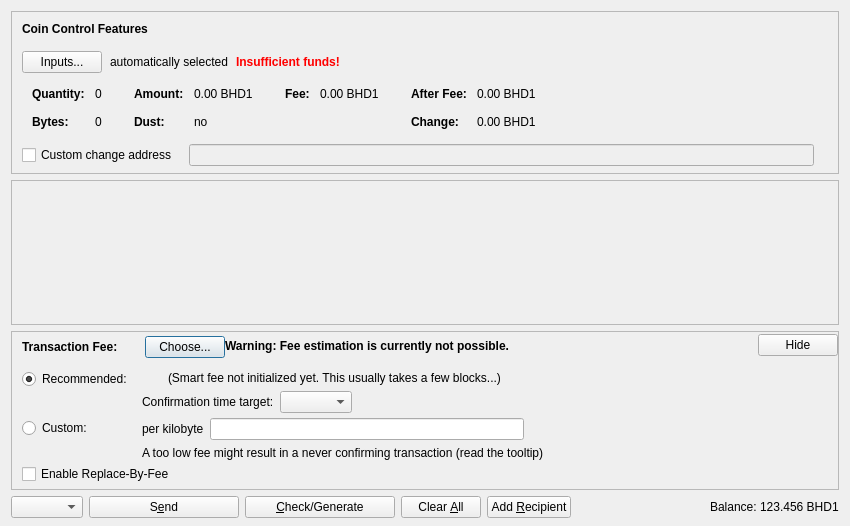
<?xml version="1.0" encoding="UTF-8"?>
<ui version="4.0">
 <class>SendCoinsDialog</class>
 <widget class="QDialog" name="SendCoinsDialog">
  <property name="geometry">
   <rect>
    <x>0</x>
    <y>0</y>
    <width>850</width>
    <height>526</height>
   </rect>
  </property>
  <property name="windowTitle">
   <string>Send Coins</string>
  </property>
  <layout class="QVBoxLayout" name="verticalLayout" stretch="0,1,0,0">
   <property name="bottomMargin">
    <number>8</number>
   </property>
   <item>
    <widget class="QFrame" name="frameCoinControl">
     <property name="sizePolicy">
      <sizepolicy hsizetype="Expanding" vsizetype="Expanding">
       <horstretch>0</horstretch>
       <verstretch>0</verstretch>
      </sizepolicy>
     </property>
     <property name="maximumSize">
      <size>
       <width>16777215</width>
       <height>16777215</height>
      </size>
     </property>
     <property name="frameShape">
      <enum>QFrame::StyledPanel</enum>
     </property>
     <property name="frameShadow">
      <enum>QFrame::Sunken</enum>
     </property>
     <layout class="QVBoxLayout" name="verticalLayoutCoinControl2">
      <property name="spacing">
       <number>0</number>
      </property>
      <property name="leftMargin">
       <number>0</number>
      </property>
      <property name="topMargin">
       <number>0</number>
      </property>
      <property name="rightMargin">
       <number>0</number>
      </property>
      <property name="bottomMargin">
       <number>6</number>
      </property>
      <item>
       <layout class="QVBoxLayout" name="verticalLayoutCoinControl" stretch="0,0,0,0,1">
        <property name="spacing">
         <number>0</number>
        </property>
        <property name="leftMargin">
         <number>10</number>
        </property>
        <property name="topMargin">
         <number>10</number>
        </property>
        <item>
         <layout class="QHBoxLayout" name="horizontalLayoutCoinControl1">
          <property name="bottomMargin">
           <number>15</number>
          </property>
          <item>
           <widget class="QLabel" name="labelCoinControlFeatures">
            <property name="sizePolicy">
             <sizepolicy hsizetype="Preferred" vsizetype="Maximum">
              <horstretch>0</horstretch>
              <verstretch>0</verstretch>
             </sizepolicy>
            </property>
            <property name="font">
             <font>
              <weight>75</weight>
              <bold>true</bold>
             </font>
            </property>
            <property name="styleSheet">
             <string notr="true">font-weight:bold;</string>
            </property>
            <property name="text">
             <string>Coin Control Features</string>
            </property>
           </widget>
          </item>
         </layout>
        </item>
        <item>
         <layout class="QHBoxLayout" name="horizontalLayoutCoinControl2" stretch="0,0,0,0">
          <property name="spacing">
           <number>8</number>
          </property>
          <property name="bottomMargin">
           <number>10</number>
          </property>
          <item>
           <widget class="QPushButton" name="pushButtonCoinControl">
            <property name="styleSheet">
             <string notr="true"/>
            </property>
            <property name="text">
             <string>Inputs...</string>
            </property>
            <property name="autoDefault">
             <bool>false</bool>
            </property>
           </widget>
          </item>
          <item>
           <widget class="QLabel" name="labelCoinControlAutomaticallySelected">
            <property name="text">
             <string>automatically selected</string>
            </property>
            <property name="margin">
             <number>5</number>
            </property>
           </widget>
          </item>
          <item>
           <widget class="QLabel" name="labelCoinControlInsuffFunds">
            <property name="font">
             <font>
              <weight>75</weight>
              <bold>true</bold>
             </font>
            </property>
            <property name="styleSheet">
             <string notr="true">color:red;font-weight:bold;</string>
            </property>
            <property name="text">
             <string>Insufficient funds!</string>
            </property>
            <property name="margin">
             <number>5</number>
            </property>
           </widget>
          </item>
          <item>
           <spacer name="horizontalSpacerCoinControl">
            <property name="orientation">
             <enum>Qt::Horizontal</enum>
            </property>
            <property name="sizeHint" stdset="0">
             <size>
              <width>40</width>
              <height>1</height>
             </size>
            </property>
           </spacer>
          </item>
         </layout>
        </item>
        <item>
         <widget class="QWidget" name="widgetCoinControl" native="true">
          <property name="sizePolicy">
           <sizepolicy hsizetype="Preferred" vsizetype="Preferred">
            <horstretch>0</horstretch>
            <verstretch>0</verstretch>
           </sizepolicy>
          </property>
          <property name="minimumSize">
           <size>
            <width>0</width>
            <height>0</height>
           </size>
          </property>
          <property name="styleSheet">
           <string notr="true"/>
          </property>
          <layout class="QHBoxLayout" name="horizontalLayoutCoinControl5">
           <property name="leftMargin">
            <number>0</number>
           </property>
           <property name="topMargin">
            <number>0</number>
           </property>
           <property name="rightMargin">
            <number>0</number>
           </property>
           <property name="bottomMargin">
            <number>0</number>
           </property>
           <item>
            <layout class="QHBoxLayout" name="horizontalLayoutCoinControl3" stretch="0,0,0,1">
             <property name="spacing">
              <number>20</number>
             </property>
             <property name="topMargin">
              <number>0</number>
             </property>
             <property name="bottomMargin">
              <number>10</number>
             </property>
             <item>
              <layout class="QFormLayout" name="formLayoutCoinControl1">
               <property name="horizontalSpacing">
                <number>10</number>
               </property>
               <property name="verticalSpacing">
                <number>14</number>
               </property>
               <property name="leftMargin">
                <number>10</number>
               </property>
               <property name="topMargin">
                <number>4</number>
               </property>
               <property name="rightMargin">
                <number>6</number>
               </property>
               <item row="0" column="0">
                <widget class="QLabel" name="labelCoinControlQuantityText">
                 <property name="font">
                  <font>
                   <weight>75</weight>
                   <bold>true</bold>
                  </font>
                 </property>
                 <property name="text">
                  <string>Quantity:</string>
                 </property>
                 <property name="margin">
                  <number>0</number>
                 </property>
                </widget>
               </item>
               <item row="0" column="1">
                <widget class="QLabel" name="labelCoinControlQuantity">
                 <property name="cursor">
                  <cursorShape>IBeamCursor</cursorShape>
                 </property>
                 <property name="contextMenuPolicy">
                  <enum>Qt::ActionsContextMenu</enum>
                 </property>
                 <property name="text">
                  <string notr="true">0</string>
                 </property>
                 <property name="margin">
                  <number>0</number>
                 </property>
                 <property name="textInteractionFlags">
                  <set>Qt::LinksAccessibleByMouse|Qt::TextSelectableByKeyboard|Qt::TextSelectableByMouse</set>
                 </property>
                </widget>
               </item>
               <item row="1" column="0">
                <widget class="QLabel" name="labelCoinControlBytesText">
                 <property name="font">
                  <font>
                   <weight>75</weight>
                   <bold>true</bold>
                  </font>
                 </property>
                 <property name="text">
                  <string>Bytes:</string>
                 </property>
                </widget>
               </item>
               <item row="1" column="1">
                <widget class="QLabel" name="labelCoinControlBytes">
                 <property name="cursor">
                  <cursorShape>IBeamCursor</cursorShape>
                 </property>
                 <property name="contextMenuPolicy">
                  <enum>Qt::ActionsContextMenu</enum>
                 </property>
                 <property name="text">
                  <string notr="true">0</string>
                 </property>
                 <property name="textInteractionFlags">
                  <set>Qt::LinksAccessibleByMouse|Qt::TextSelectableByKeyboard|Qt::TextSelectableByMouse</set>
                 </property>
                </widget>
               </item>
              </layout>
             </item>
             <item>
              <layout class="QFormLayout" name="formLayoutCoinControl2">
               <property name="horizontalSpacing">
                <number>10</number>
               </property>
               <property name="verticalSpacing">
                <number>14</number>
               </property>
               <property name="leftMargin">
                <number>6</number>
               </property>
               <property name="topMargin">
                <number>4</number>
               </property>
               <property name="rightMargin">
                <number>6</number>
               </property>
               <item row="0" column="0">
                <widget class="QLabel" name="labelCoinControlAmountText">
                 <property name="font">
                  <font>
                   <weight>75</weight>
                   <bold>true</bold>
                  </font>
                 </property>
                 <property name="text">
                  <string>Amount:</string>
                 </property>
                 <property name="margin">
                  <number>0</number>
                 </property>
                </widget>
               </item>
               <item row="0" column="1">
                <widget class="QLabel" name="labelCoinControlAmount">
                 <property name="cursor">
                  <cursorShape>IBeamCursor</cursorShape>
                 </property>
                 <property name="contextMenuPolicy">
                  <enum>Qt::ActionsContextMenu</enum>
                 </property>
                 <property name="text">
                  <string notr="true">0.00 BHD1</string>
                 </property>
                 <property name="textInteractionFlags">
                  <set>Qt::LinksAccessibleByMouse|Qt::TextSelectableByKeyboard|Qt::TextSelectableByMouse</set>
                 </property>
                </widget>
               </item>
               <item row="1" column="0">
                <widget class="QLabel" name="labelCoinControlLowOutputText">
                 <property name="font">
                  <font>
                   <weight>75</weight>
                   <bold>true</bold>
                  </font>
                 </property>
                 <property name="text">
                  <string>Dust:</string>
                 </property>
                </widget>
               </item>
               <item row="1" column="1">
                <widget class="QLabel" name="labelCoinControlLowOutput">
                 <property name="cursor">
                  <cursorShape>IBeamCursor</cursorShape>
                 </property>
                 <property name="contextMenuPolicy">
                  <enum>Qt::ActionsContextMenu</enum>
                 </property>
                 <property name="text">
                  <string notr="true">no</string>
                 </property>
                 <property name="textInteractionFlags">
                  <set>Qt::LinksAccessibleByMouse|Qt::TextSelectableByKeyboard|Qt::TextSelectableByMouse</set>
                 </property>
                </widget>
               </item>
              </layout>
             </item>
             <item>
              <layout class="QFormLayout" name="formLayoutCoinControl3">
               <property name="horizontalSpacing">
                <number>10</number>
               </property>
               <property name="verticalSpacing">
                <number>14</number>
               </property>
               <property name="leftMargin">
                <number>6</number>
               </property>
               <property name="topMargin">
                <number>4</number>
               </property>
               <property name="rightMargin">
                <number>6</number>
               </property>
               <item row="0" column="0">
                <widget class="QLabel" name="labelCoinControlFeeText">
                 <property name="font">
                  <font>
                   <weight>75</weight>
                   <bold>true</bold>
                  </font>
                 </property>
                 <property name="text">
                  <string>Fee:</string>
                 </property>
                 <property name="margin">
                  <number>0</number>
                 </property>
                </widget>
               </item>
               <item row="0" column="1">
                <widget class="QLabel" name="labelCoinControlFee">
                 <property name="cursor">
                  <cursorShape>IBeamCursor</cursorShape>
                 </property>
                 <property name="contextMenuPolicy">
                  <enum>Qt::ActionsContextMenu</enum>
                 </property>
                 <property name="text">
                  <string notr="true">0.00 BHD1</string>
                 </property>
                 <property name="textInteractionFlags">
                  <set>Qt::LinksAccessibleByMouse|Qt::TextSelectableByKeyboard|Qt::TextSelectableByMouse</set>
                 </property>
                </widget>
               </item>
              </layout>
             </item>
             <item>
              <layout class="QFormLayout" name="formLayoutCoinControl4">
               <property name="horizontalSpacing">
                <number>10</number>
               </property>
               <property name="verticalSpacing">
                <number>14</number>
               </property>
               <property name="leftMargin">
                <number>6</number>
               </property>
               <property name="topMargin">
                <number>4</number>
               </property>
               <property name="rightMargin">
                <number>6</number>
               </property>
               <item row="0" column="0">
                <widget class="QLabel" name="labelCoinControlAfterFeeText">
                 <property name="font">
                  <font>
                   <weight>75</weight>
                   <bold>true</bold>
                  </font>
                 </property>
                 <property name="text">
                  <string>After Fee:</string>
                 </property>
                 <property name="margin">
                  <number>0</number>
                 </property>
                </widget>
               </item>
               <item row="0" column="1">
                <widget class="QLabel" name="labelCoinControlAfterFee">
                 <property name="cursor">
                  <cursorShape>IBeamCursor</cursorShape>
                 </property>
                 <property name="contextMenuPolicy">
                  <enum>Qt::ActionsContextMenu</enum>
                 </property>
                 <property name="text">
                  <string notr="true">0.00 BHD1</string>
                 </property>
                 <property name="textInteractionFlags">
                  <set>Qt::LinksAccessibleByMouse|Qt::TextSelectableByKeyboard|Qt::TextSelectableByMouse</set>
                 </property>
                </widget>
               </item>
               <item row="1" column="0">
                <widget class="QLabel" name="labelCoinControlChangeText">
                 <property name="font">
                  <font>
                   <weight>75</weight>
                   <bold>true</bold>
                  </font>
                 </property>
                 <property name="text">
                  <string>Change:</string>
                 </property>
                </widget>
               </item>
               <item row="1" column="1">
                <widget class="QLabel" name="labelCoinControlChange">
                 <property name="cursor">
                  <cursorShape>IBeamCursor</cursorShape>
                 </property>
                 <property name="contextMenuPolicy">
                  <enum>Qt::ActionsContextMenu</enum>
                 </property>
                 <property name="text">
                  <string notr="true">0.00 BHD1</string>
                 </property>
                 <property name="textInteractionFlags">
                  <set>Qt::LinksAccessibleByMouse|Qt::TextSelectableByKeyboard|Qt::TextSelectableByMouse</set>
                 </property>
                </widget>
               </item>
              </layout>
             </item>
            </layout>
           </item>
          </layout>
         </widget>
        </item>
        <item>
         <layout class="QHBoxLayout" name="horizontalLayoutCoinControl4" stretch="0,0,0">
          <property name="spacing">
           <number>12</number>
          </property>
          <property name="sizeConstraint">
           <enum>QLayout::SetDefaultConstraint</enum>
          </property>
          <property name="topMargin">
           <number>5</number>
          </property>
          <property name="rightMargin">
           <number>5</number>
          </property>
          <item>
           <widget class="QCheckBox" name="checkBoxCoinControlChange">
            <property name="toolTip">
             <string>If this is activated, but the change address is empty or invalid, change will be sent to a newly generated address.</string>
            </property>
            <property name="text">
             <string>Custom change address</string>
            </property>
           </widget>
          </item>
          <item>
           <widget class="QValidatedLineEdit" name="lineEditCoinControlChange">
            <property name="enabled">
             <bool>false</bool>
            </property>
            <property name="sizePolicy">
             <sizepolicy hsizetype="Expanding" vsizetype="Fixed">
              <horstretch>0</horstretch>
              <verstretch>0</verstretch>
             </sizepolicy>
            </property>
           </widget>
          </item>
          <item>
           <widget class="QLabel" name="labelCoinControlChangeLabel">
            <property name="sizePolicy">
             <sizepolicy hsizetype="Preferred" vsizetype="Expanding">
              <horstretch>0</horstretch>
              <verstretch>0</verstretch>
             </sizepolicy>
            </property>
            <property name="minimumSize">
             <size>
              <width>0</width>
              <height>0</height>
             </size>
            </property>
            <property name="text">
             <string/>
            </property>
            <property name="margin">
             <number>3</number>
            </property>
           </widget>
          </item>
         </layout>
        </item>
        <item>
         <spacer name="verticalSpacerCoinControl">
          <property name="orientation">
           <enum>Qt::Vertical</enum>
          </property>
          <property name="sizeHint" stdset="0">
           <size>
            <width>800</width>
            <height>1</height>
           </size>
          </property>
         </spacer>
        </item>
       </layout>
      </item>
     </layout>
    </widget>
   </item>
   <item>
    <widget class="QScrollArea" name="scrollArea">
     <property name="widgetResizable">
      <bool>true</bool>
     </property>
     <widget class="QWidget" name="scrollAreaWidgetContents">
      <property name="geometry">
       <rect>
        <x>0</x>
        <y>0</y>
        <width>830</width>
        <height>104</height>
       </rect>
      </property>
      <layout class="QVBoxLayout" name="verticalLayout_2" stretch="0,1">
       <property name="leftMargin">
        <number>0</number>
       </property>
       <property name="topMargin">
        <number>0</number>
       </property>
       <property name="rightMargin">
        <number>0</number>
       </property>
       <property name="bottomMargin">
        <number>0</number>
       </property>
       <item>
        <layout class="QVBoxLayout" name="entries">
         <property name="spacing">
          <number>6</number>
         </property>
        </layout>
       </item>
       <item>
        <spacer name="verticalSpacer">
         <property name="orientation">
          <enum>Qt::Vertical</enum>
         </property>
         <property name="sizeHint" stdset="0">
          <size>
           <width>20</width>
           <height>40</height>
          </size>
         </property>
        </spacer>
       </item>
      </layout>
     </widget>
    </widget>
   </item>
   <item>
    <widget class="QFrame" name="frameFee">
     <property name="sizePolicy">
      <sizepolicy hsizetype="Expanding" vsizetype="Expanding">
       <horstretch>0</horstretch>
       <verstretch>0</verstretch>
      </sizepolicy>
     </property>
     <property name="maximumSize">
      <size>
       <width>16777215</width>
       <height>16777215</height>
      </size>
     </property>
     <property name="frameShape">
      <enum>QFrame::StyledPanel</enum>
     </property>
     <property name="frameShadow">
      <enum>QFrame::Sunken</enum>
     </property>
     <layout class="QVBoxLayout" name="verticalLayoutFee1">
      <property name="spacing">
       <number>0</number>
      </property>
      <property name="leftMargin">
       <number>0</number>
      </property>
      <property name="topMargin">
       <number>0</number>
      </property>
      <property name="rightMargin">
       <number>0</number>
      </property>
      <property name="bottomMargin">
       <number>0</number>
      </property>
      <item>
       <layout class="QVBoxLayout" name="verticalLayoutFee2" stretch="0,0,0">
        <property name="spacing">
         <number>0</number>
        </property>
        <property name="leftMargin">
         <number>10</number>
        </property>
        <property name="topMargin">
         <number>0</number>
        </property>
        <item>
         <layout class="QHBoxLayout" name="horizontalLayoutFee1">
          <property name="bottomMargin">
           <number>0</number>
          </property>
          <item>
           <layout class="QVBoxLayout" name="verticalLayoutFee7">
            <property name="spacing">
             <number>0</number>
            </property>
            <item>
             <spacer name="verticalSpacerSmartFee">
              <property name="orientation">
               <enum>Qt::Vertical</enum>
              </property>
              <property name="sizeType">
               <enum>QSizePolicy::Fixed</enum>
              </property>
              <property name="sizeHint" stdset="0">
               <size>
                <width>1</width>
                <height>4</height>
               </size>
              </property>
             </spacer>
            </item>
            <item>
             <layout class="QHBoxLayout" name="horizontalLayoutSmartFee">
              <property name="spacing">
               <number>10</number>
              </property>
              <item>
               <widget class="QLabel" name="labelFeeHeadline">
                <property name="sizePolicy">
                 <sizepolicy hsizetype="Preferred" vsizetype="Maximum">
                  <horstretch>0</horstretch>
                  <verstretch>0</verstretch>
                 </sizepolicy>
                </property>
                <property name="font">
                 <font>
                  <weight>75</weight>
                  <bold>true</bold>
                 </font>
                </property>
                <property name="styleSheet">
                 <string notr="true">font-weight:bold;</string>
                </property>
                <property name="text">
                 <string>Transaction Fee:</string>
                </property>
               </widget>
              </item>
              <item>
               <widget class="QLabel" name="labelFeeMinimized">
                <property name="text">
                 <string/>
                </property>
               </widget>
              </item>
              <item>
               <widget class="QPushButton" name="buttonChooseFee">
                <property name="text">
                 <string>Choose...</string>
                </property>
               </widget>
              </item>
             </layout>
            </item>
            <item>
             <spacer name="verticalSpacer_5">
              <property name="orientation">
               <enum>Qt::Vertical</enum>
              </property>
              <property name="sizeHint" stdset="0">
               <size>
                <width>1</width>
                <height>1</height>
               </size>
              </property>
             </spacer>
            </item>
           </layout>
          </item>
          <item>
           <widget class="QLabel" name="fallbackFeeWarningLabel">
            <property name="toolTip">
             <string>Using the fallbackfee can result in sending a transaction that will take several hours or days (or never) to confirm. Consider choosing your fee manually or wait until you have validated the complete chain.</string>
            </property>
            <property name="font">
            <font>
                <weight>75</weight>
                <bold>true</bold>
            </font>
            </property>
            <property name="text">
             <string>Warning: Fee estimation is currently not possible.</string>
            </property>
            <property name="wordWrap">
             <bool>false</bool>
            </property>
           </widget>
          </item>
          <item>
           <spacer name="horizontalSpacer_4">
            <property name="orientation">
             <enum>Qt::Horizontal</enum>
            </property>
            <property name="sizeType">
             <enum>QSizePolicy::MinimumExpanding</enum>
            </property>
            <property name="sizeHint" stdset="0">
             <size>
              <width>40</width>
              <height>20</height>
             </size>
            </property>
           </spacer>
          </item>
          <item>
           <widget class="QPushButton" name="buttonMinimizeFee">
            <property name="toolTip">
             <string>collapse fee-settings</string>
            </property>
            <property name="text">
             <string>Hide</string>
            </property>
           </widget>
          </item>
         </layout>
        </item>
        <item>
         <widget class="QFrame" name="frameFeeSelection">
          <layout class="QVBoxLayout" name="verticalLayoutFee12">
           <property name="spacing">
            <number>0</number>
           </property>
           <property name="leftMargin">
            <number>0</number>
           </property>
           <property name="topMargin">
            <number>0</number>
           </property>
           <property name="rightMargin">
            <number>0</number>
           </property>
           <property name="bottomMargin">
            <number>0</number>
           </property>
           <item>
            <layout class="QGridLayout" name="gridLayoutFee">
             <property name="topMargin">
              <number>10</number>
             </property>
             <property name="bottomMargin">
              <number>4</number>
             </property>
             <property name="horizontalSpacing">
              <number>10</number>
             </property>
             <property name="verticalSpacing">
              <number>4</number>
             </property>
             <item row="1" column="1">
              <layout class="QVBoxLayout" name="verticalLayoutFee8">
               <property name="spacing">
                <number>6</number>
               </property>
               <item>
                <layout class="QHBoxLayout" name="horizontalLayoutFee13">
                 <item>
                  <widget class="QLabel" name="labelCustomPerKilobyte">
                   <property name="toolTip">
                    <string>Specify a custom fee per kB (1,000 bytes) of the transaction's virtual size.

Note:  Since the fee is calculated on a per-byte basis, a fee of "100 satoshis per kB" for a transaction size of 500 bytes (half of 1 kB) would ultimately yield a fee of only 50 satoshis.</string>
                   </property>
                   <property name="text">
                    <string>per kilobyte</string>
                   </property>
                  </widget>
                 </item>
                 <item>
                  <widget class="BitcoinAmountField" name="customFee"/>
                 </item>
                 <item>
                  <spacer name="horizontalSpacer_6">
                   <property name="orientation">
                    <enum>Qt::Horizontal</enum>
                   </property>
                   <property name="sizeHint" stdset="0">
                    <size>
                     <width>1</width>
                     <height>1</height>
                    </size>
                   </property>
                  </spacer>
                 </item>
                </layout>
               </item>
               <item>
                <layout class="QHBoxLayout" name="horizontalLayoutFee8">
                 <item>
                  <widget class="QLabel" name="labelCustomFeeWarning">
                   <property name="enabled">
                    <bool>true</bool>
                   </property>
                   <property name="toolTip">
                    <string>When there is less transaction volume than space in the blocks, miners as well as relaying nodes may enforce a minimum fee. Paying only this minimum fee is just fine, but be aware that this can result in a never confirming transaction once there is more demand for BitcoinHD transactions than the network can process.</string>
                   </property>
                   <property name="text">
                    <string>A too low fee might result in a never confirming transaction (read the tooltip)</string>
                   </property>
                  </widget>
                 </item>
                 <item>
                  <spacer name="horizontalSpacer_2">
                   <property name="orientation">
                    <enum>Qt::Horizontal</enum>
                   </property>
                   <property name="sizeHint" stdset="0">
                    <size>
                     <width>1</width>
                     <height>1</height>
                    </size>
                   </property>
                  </spacer>
                 </item>
                </layout>
               </item>
              </layout>
             </item>
             <item row="0" column="0">
              <layout class="QVBoxLayout" name="verticalLayoutFee4" stretch="0,1">
               <item>
                <widget class="QRadioButton" name="radioSmartFee">
                 <property name="text">
                  <string>Recommended:</string>
                 </property>
                 <property name="checked">
                  <bool>true</bool>
                 </property>
                 <attribute name="buttonGroup">
                  <string notr="true">groupFee</string>
                 </attribute>
                </widget>
               </item>
               <item>
                <spacer name="verticalSpacer_2">
                 <property name="orientation">
                  <enum>Qt::Vertical</enum>
                 </property>
                 <property name="sizeHint" stdset="0">
                  <size>
                   <width>1</width>
                   <height>1</height>
                  </size>
                 </property>
                </spacer>
               </item>
              </layout>
             </item>
             <item row="1" column="0">
              <layout class="QVBoxLayout" name="verticalLayoutFee9" stretch="0,1">
               <item>
                <widget class="QRadioButton" name="radioCustomFee">
                 <property name="text">
                  <string>Custom:</string>
                 </property>
                 <attribute name="buttonGroup">
                  <string notr="true">groupFee</string>
                 </attribute>
                </widget>
               </item>
               <item>
                <spacer name="verticalSpacer_6">
                 <property name="orientation">
                  <enum>Qt::Vertical</enum>
                 </property>
                 <property name="sizeHint" stdset="0">
                  <size>
                   <width>1</width>
                   <height>1</height>
                  </size>
                 </property>
                </spacer>
               </item>
              </layout>
             </item>
             <item row="0" column="1">
              <layout class="QVBoxLayout" name="verticalLayoutFee3" stretch="0,0,1">
               <property name="spacing">
                <number>6</number>
               </property>
               <property name="topMargin">
                <number>2</number>
               </property>
               <item>
                <layout class="QHBoxLayout" name="horizontalLayoutFee12">
                 <item>
                  <widget class="QLabel" name="labelSmartFee">
                   <property name="text">
                    <string/>
                   </property>
                  </widget>
                 </item>
                 <item>
                  <widget class="QLabel" name="labelFeeEstimation">
                   <property name="text">
                    <string/>
                   </property>
                  </widget>
                 </item>
                 <item>
                  <widget class="QLabel" name="labelSmartFee2">
                   <property name="text">
                    <string>(Smart fee not initialized yet. This usually takes a few blocks...)</string>
                   </property>
                  </widget>
                 </item>
                 <item>
                  <spacer name="horizontalSpacer_5">
                   <property name="orientation">
                    <enum>Qt::Horizontal</enum>
                   </property>
                   <property name="sizeHint" stdset="0">
                    <size>
                     <width>1</width>
                     <height>1</height>
                    </size>
                   </property>
                  </spacer>
                 </item>
                </layout>
               </item>
               <item>
                <layout class="QHBoxLayout" name="horizontalLayoutFee9">
                 <item>
                  <layout class="QVBoxLayout" name="verticalLayoutFee6">
                   <item>
                    <widget class="QLabel" name="labelSmartFee3">
                     <property name="text">
                      <string>Confirmation time target:</string>
                     </property>
                    </widget>
                   </item>
                  </layout>
                 </item>
                 <item>
                  <layout class="QVBoxLayout" name="verticalLayoutFee5">
                   <property name="rightMargin">
                    <number>30</number>
                   </property>
                   <item>
                    <layout class="QHBoxLayout" name="horizontalLayoutConfTarget">
                     <property name="bottomMargin">
                      <number>0</number>
                     </property>
                     <item>
                      <widget class="QComboBox" name="confTargetSelector"/>
                     </item>
                     <item>
                      <spacer name="horizontalSpacerConfTarget">
                       <property name="orientation">
                        <enum>Qt::Horizontal</enum>
                       </property>
                       <property name="sizeHint" stdset="0">
                        <size>
                         <width>40</width>
                         <height>20</height>
                        </size>
                       </property>
                      </spacer>
                     </item>
                    </layout>
                   </item>
                  </layout>
                 </item>
                </layout>
               </item>
               <item>
                <spacer name="verticalSpacer_4">
                 <property name="orientation">
                  <enum>Qt::Vertical</enum>
                 </property>
                 <property name="sizeHint" stdset="0">
                  <size>
                   <width>1</width>
                   <height>1</height>
                  </size>
                 </property>
                </spacer>
               </item>
              </layout>
             </item>
            </layout>
           </item>
           <item>
            <widget class="QCheckBox" name="optInRBF">
             <property name="text">
              <string>Enable Replace-By-Fee</string>
             </property>
             <property name="toolTip">
              <string>With Replace-By-Fee (BIP-125) you can increase a transaction's fee after it is sent. Without this, a higher fee may be recommended to compensate for increased transaction delay risk.</string>
             </property>
            </widget>
           </item>
          </layout>
         </widget>
        </item>
        <item>
         <spacer name="verticalSpacerFee">
          <property name="orientation">
           <enum>Qt::Vertical</enum>
          </property>
          <property name="sizeHint" stdset="0">
           <size>
            <width>40</width>
            <height>5</height>
           </size>
          </property>
         </spacer>
        </item>
       </layout>
      </item>
     </layout>
    </widget>
   </item>
   <item>
    <layout class="QHBoxLayout" name="horizontalLayout">
    <item>
      <widget class="QComboBox" name="operateMethodComboBox">
       <property name="minimumSize">
        <size>
         <width>60</width>
         <height>0</height>
        </size>
       </property>
      </widget>
     </item>
     <item>
      <widget class="QPushButton" name="sendButton">
       <property name="minimumSize">
        <size>
         <width>150</width>
         <height>0</height>
        </size>
       </property>
       <property name="toolTip">
        <string>Confirm the send action</string>
       </property>
       <property name="text">
        <string>S&amp;end</string>
       </property>
       <property name="icon">
        <iconset resource="../bitcoin.qrc">
         <normaloff>:/icons/send</normaloff>:/icons/send</iconset>
       </property>
       <property name="autoDefault">
        <bool>false</bool>
       </property>
       <property name="default">
        <bool>false</bool>
       </property>
      </widget>
     </item>
     <item>
      <widget class="QPushButton" name="checkBindDataButton">
       <property name="minimumSize">
        <size>
         <width>150</width>
         <height>0</height>
        </size>
       </property>
       <property name="toolTip">
        <string>Check and generate bind data</string>
       </property>
       <property name="text">
        <string>&amp;Check/Generate</string>
       </property>
       <property name="icon">
        <iconset resource="../bitcoin.qrc">
         <normaloff>:/icons/key</normaloff>:/icons/key</iconset>
       </property>
       <property name="autoDefault">
        <bool>false</bool>
       </property>
      </widget>
     </item>
     <item>
      <widget class="QPushButton" name="clearButton">
       <property name="sizePolicy">
        <sizepolicy hsizetype="Minimum" vsizetype="Fixed">
         <horstretch>0</horstretch>
         <verstretch>0</verstretch>
        </sizepolicy>
       </property>
       <property name="toolTip">
        <string>Clear all fields of the form.</string>
       </property>
       <property name="text">
        <string>Clear &amp;All</string>
       </property>
       <property name="icon">
        <iconset resource="../bitcoin.qrc">
         <normaloff>:/icons/remove</normaloff>:/icons/remove</iconset>
       </property>
       <property name="autoDefault">
        <bool>false</bool>
       </property>
      </widget>
     </item>
     <item>
      <widget class="QPushButton" name="addButton">
       <property name="toolTip">
        <string>Send to multiple recipients at once</string>
       </property>
       <property name="text">
        <string>Add &amp;Recipient</string>
       </property>
       <property name="icon">
        <iconset resource="../bitcoin.qrc">
         <normaloff>:/icons/add</normaloff>:/icons/add</iconset>
       </property>
       <property name="autoDefault">
        <bool>false</bool>
       </property>
      </widget>
     </item>
     <item>
      <spacer name="horizontalSpacer">
       <property name="orientation">
        <enum>Qt::Horizontal</enum>
       </property>
       <property name="sizeHint" stdset="0">
        <size>
         <width>40</width>
         <height>20</height>
        </size>
       </property>
      </spacer>
     </item>
     <item>
      <layout class="QHBoxLayout" name="horizontalLayout_2">
       <property name="spacing">
        <number>3</number>
       </property>
       <item>
        <widget class="QLabel" name="label">
         <property name="sizePolicy">
          <sizepolicy hsizetype="Preferred" vsizetype="Fixed">
           <horstretch>0</horstretch>
           <verstretch>0</verstretch>
          </sizepolicy>
         </property>
         <property name="text">
          <string>Balance:</string>
         </property>
        </widget>
       </item>
       <item>
        <widget class="QLabel" name="labelBalance">
         <property name="sizePolicy">
          <sizepolicy hsizetype="Preferred" vsizetype="Fixed">
           <horstretch>0</horstretch>
           <verstretch>0</verstretch>
          </sizepolicy>
         </property>
         <property name="cursor">
          <cursorShape>IBeamCursor</cursorShape>
         </property>
         <property name="text">
          <string notr="true">123.456 BHD1</string>
         </property>
         <property name="textInteractionFlags">
          <set>Qt::LinksAccessibleByMouse|Qt::TextSelectableByKeyboard|Qt::TextSelectableByMouse</set>
         </property>
        </widget>
       </item>
      </layout>
     </item>
    </layout>
   </item>
  </layout>
 </widget>
 <customwidgets>
  <customwidget>
   <class>QValidatedLineEdit</class>
   <extends>QLineEdit</extends>
   <header>qt/qvalidatedlineedit.h</header>
  </customwidget>
  <customwidget>
   <class>BitcoinAmountField</class>
   <extends>QLineEdit</extends>
   <header>qt/bitcoinamountfield.h</header>
   <container>1</container>
  </customwidget>
 </customwidgets>
 <resources>
  <include location="../bitcoin.qrc"/>
 </resources>
 <connections/>
 <buttongroups>
  <buttongroup name="groupFee"/>
 </buttongroups>
</ui>
